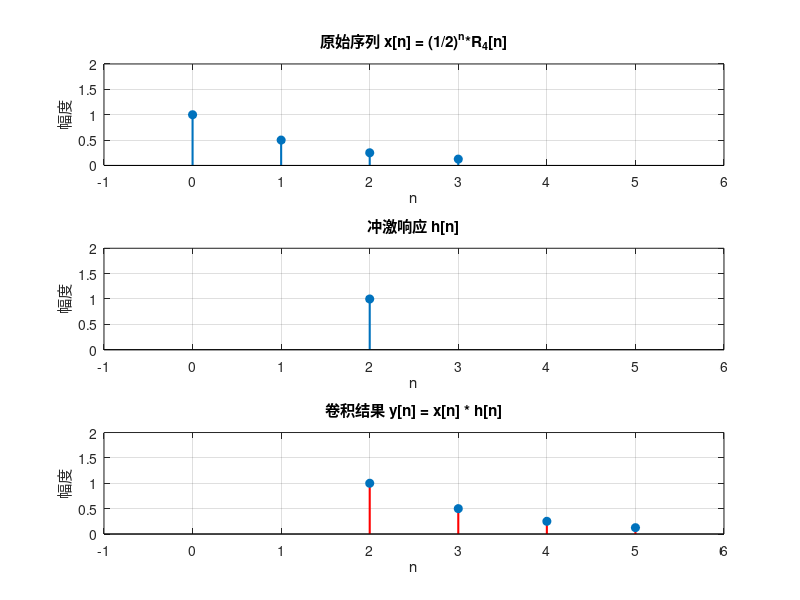

MATLAB code for this plot:
%% 清空环境
clear; clc; close all;

%% 定义序列
% x[n] = R4[n] (n = 0,1,2,3)
x = [1, 0.5,0.25,0.125];      % 序列值
nx = 0:3;               % 对应的时间索引

% h[n] = R6[n] (n = 0,1,2,3,4,5,6)
h = [1];          % 序列值
nh = 2;               % 对应的时间索引

%% 计算卷积
y = conv(x, h);         % 卷积结果

% 卷积结果的时间索引计算
% 如果 x 从 nx_start 到 nx_end，h 从 nh_start 到 nh_end
% 则 y 从 (nx_start + nh_start) 到 (nx_end + nh_end)
ny_start = nx(1) + nh(1);
ny_end = nx(end) + nh(end);
ny = ny_start : ny_end;

%% 绘制结果
figure;

% 子图1：x[n]
subplot(3,1,1);
stem(nx, x, 'filled', 'LineWidth', 1.5);
title('原始序列 x[n] = (1/2)^n*R_4[n]');
xlabel('n'); ylabel('幅度');
grid on;
xlim([-1, 6]);
ylim([0, 2]);

% 子图2：h[n]
subplot(3,1,2);
stem(nh, h, 'filled', 'LineWidth', 1.5);
title('冲激响应 h[n]');
xlabel('n'); ylabel('幅度');
grid on;
xlim([-1, 6]);
ylim([0, 2]);

% 子图3：卷积结果 y[n]
subplot(3,1,3);
stem(ny, y, 'filled', 'LineWidth', 1.5, 'Color', 'r');
title('卷积结果 y[n] = x[n] * h[n]');
xlabel('n'); ylabel('幅度');
grid on;
xlim([-1, 6]);
ylim([0, 2]);
